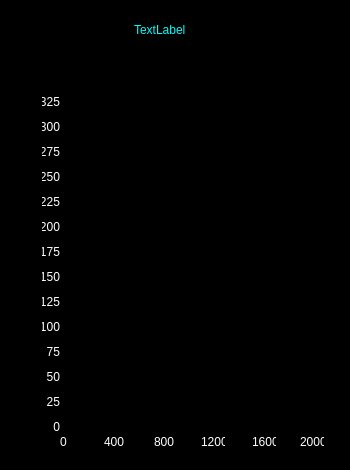
    <widget class="QFrame" name="panHeart">
     <property name="geometry">
      <rect>
       <x>1</x>
       <y>252</y>
       <width>350</width>
       <height>470</height>
      </rect>
     </property>
     <property name="styleSheet">
      <string notr="true">color: rgb(255, 255, 255);
background-color: rgb(0, 0, 0);</string>
     </property>
     <property name="frameShape">
      <enum>QFrame::StyledPanel</enum>
     </property>
     <property name="frameShadow">
      <enum>QFrame::Raised</enum>
     </property>
     <widget class="QLabel" name="lblR_R1">
      <property name="geometry">
       <rect>
        <x>134</x>
        <y>23</y>
        <width>65</width>
        <height>13</height>
       </rect>
      </property>
      <property name="styleSheet">
       <string notr="true">color: rgb(0, 255, 255);</string>
      </property>
      <property name="text">
       <string>TextLabel</string>
      </property>
     </widget>
     <widget class="QCustomPlot" name="imgR_R" native="true">
      <property name="geometry">
       <rect>
        <x>64</x>
        <y>96</y>
        <width>252</width>
        <height>336</height>
       </rect>
      </property>
     </widget>
     <widget class="QLabel" name="label_37">
      <property name="geometry">
       <rect>
        <x>42</x>
        <y>220</y>
        <width>18</width>
        <height>13</height>
       </rect>
      </property>
      <property name="text">
       <string>200</string>
      </property>
      <property name="alignment">
       <set>Qt::AlignRight|Qt::AlignTrailing|Qt::AlignVCenter</set>
      </property>
     </widget>
     <widget class="QLabel" name="label_38">
      <property name="geometry">
       <rect>
        <x>42</x>
        <y>245</y>
        <width>18</width>
        <height>13</height>
       </rect>
      </property>
      <property name="text">
       <string>175</string>
      </property>
      <property name="alignment">
       <set>Qt::AlignRight|Qt::AlignTrailing|Qt::AlignVCenter</set>
      </property>
     </widget>
     <widget class="QLabel" name="label_39">
      <property name="geometry">
       <rect>
        <x>42</x>
        <y>270</y>
        <width>18</width>
        <height>13</height>
       </rect>
      </property>
      <property name="text">
       <string>150</string>
      </property>
      <property name="alignment">
       <set>Qt::AlignRight|Qt::AlignTrailing|Qt::AlignVCenter</set>
      </property>
     </widget>
     <widget class="QLabel" name="label_40">
      <property name="geometry">
       <rect>
        <x>42</x>
        <y>295</y>
        <width>18</width>
        <height>13</height>
       </rect>
      </property>
      <property name="text">
       <string>125</string>
      </property>
      <property name="alignment">
       <set>Qt::AlignRight|Qt::AlignTrailing|Qt::AlignVCenter</set>
      </property>
     </widget>
     <widget class="QLabel" name="label_41">
      <property name="geometry">
       <rect>
        <x>42</x>
        <y>320</y>
        <width>18</width>
        <height>13</height>
       </rect>
      </property>
      <property name="text">
       <string>100</string>
      </property>
      <property name="alignment">
       <set>Qt::AlignRight|Qt::AlignTrailing|Qt::AlignVCenter</set>
      </property>
     </widget>
     <widget class="QLabel" name="label_42">
      <property name="geometry">
       <rect>
        <x>42</x>
        <y>345</y>
        <width>18</width>
        <height>13</height>
       </rect>
      </property>
      <property name="text">
       <string>75</string>
      </property>
      <property name="alignment">
       <set>Qt::AlignRight|Qt::AlignTrailing|Qt::AlignVCenter</set>
      </property>
     </widget>
     <widget class="QLabel" name="label_43">
      <property name="geometry">
       <rect>
        <x>42</x>
        <y>370</y>
        <width>18</width>
        <height>13</height>
       </rect>
      </property>
      <property name="text">
       <string>50</string>
      </property>
      <property name="alignment">
       <set>Qt::AlignRight|Qt::AlignTrailing|Qt::AlignVCenter</set>
      </property>
     </widget>
     <widget class="QLabel" name="label_44">
      <property name="geometry">
       <rect>
        <x>42</x>
        <y>395</y>
        <width>18</width>
        <height>13</height>
       </rect>
      </property>
      <property name="text">
       <string>25</string>
      </property>
      <property name="alignment">
       <set>Qt::AlignRight|Qt::AlignTrailing|Qt::AlignVCenter</set>
      </property>
     </widget>
     <widget class="QLabel" name="label_45">
      <property name="geometry">
       <rect>
        <x>42</x>
        <y>420</y>
        <width>18</width>
        <height>13</height>
       </rect>
      </property>
      <property name="text">
       <string>0</string>
      </property>
      <property name="alignment">
       <set>Qt::AlignRight|Qt::AlignTrailing|Qt::AlignVCenter</set>
      </property>
     </widget>
     <widget class="QLabel" name="label_46">
      <property name="geometry">
       <rect>
        <x>60</x>
        <y>435</y>
        <width>24</width>
        <height>13</height>
       </rect>
      </property>
      <property name="text">
       <string>0</string>
      </property>
      <property name="alignment">
       <set>Qt::AlignLeading|Qt::AlignLeft|Qt::AlignVCenter</set>
      </property>
     </widget>
     <widget class="QLabel" name="label_47">
      <property name="geometry">
       <rect>
        <x>104</x>
        <y>435</y>
        <width>24</width>
        <height>13</height>
       </rect>
      </property>
      <property name="text">
       <string>400</string>
      </property>
      <property name="alignment">
       <set>Qt::AlignLeading|Qt::AlignLeft|Qt::AlignVCenter</set>
      </property>
     </widget>
     <widget class="QLabel" name="label_48">
      <property name="geometry">
       <rect>
        <x>154</x>
        <y>435</y>
        <width>24</width>
        <height>13</height>
       </rect>
      </property>
      <property name="text">
       <string>800</string>
      </property>
      <property name="alignment">
       <set>Qt::AlignLeading|Qt::AlignLeft|Qt::AlignVCenter</set>
      </property>
     </widget>
     <widget class="QLabel" name="label_49">
      <property name="geometry">
       <rect>
        <x>201</x>
        <y>435</y>
        <width>24</width>
        <height>13</height>
       </rect>
      </property>
      <property name="text">
       <string>1200</string>
      </property>
      <property name="alignment">
       <set>Qt::AlignLeading|Qt::AlignLeft|Qt::AlignVCenter</set>
      </property>
     </widget>
     <widget class="QLabel" name="label_50">
      <property name="geometry">
       <rect>
        <x>252</x>
        <y>435</y>
        <width>24</width>
        <height>13</height>
       </rect>
      </property>
      <property name="text">
       <string>1600</string>
      </property>
      <property name="alignment">
       <set>Qt::AlignLeading|Qt::AlignLeft|Qt::AlignVCenter</set>
      </property>
     </widget>
     <widget class="QLabel" name="label_51">
      <property name="geometry">
       <rect>
        <x>300</x>
        <y>435</y>
        <width>24</width>
        <height>13</height>
       </rect>
      </property>
      <property name="text">
       <string>2000</string>
      </property>
      <property name="alignment">
       <set>Qt::AlignLeading|Qt::AlignLeft|Qt::AlignVCenter</set>
      </property>
     </widget>
     <widget class="QLabel" name="label_52">
      <property name="geometry">
       <rect>
        <x>42</x>
        <y>170</y>
        <width>18</width>
        <height>13</height>
       </rect>
      </property>
      <property name="text">
       <string>250</string>
      </property>
      <property name="alignment">
       <set>Qt::AlignRight|Qt::AlignTrailing|Qt::AlignVCenter</set>
      </property>
     </widget>
     <widget class="QLabel" name="label_53">
      <property name="geometry">
       <rect>
        <x>42</x>
        <y>95</y>
        <width>18</width>
        <height>13</height>
       </rect>
      </property>
      <property name="text">
       <string>325</string>
      </property>
      <property name="alignment">
       <set>Qt::AlignRight|Qt::AlignTrailing|Qt::AlignVCenter</set>
      </property>
     </widget>
     <widget class="QLabel" name="label_71">
      <property name="geometry">
       <rect>
        <x>42</x>
        <y>145</y>
        <width>18</width>
        <height>13</height>
       </rect>
      </property>
      <property name="text">
       <string>275</string>
      </property>
      <property name="alignment">
       <set>Qt::AlignRight|Qt::AlignTrailing|Qt::AlignVCenter</set>
      </property>
     </widget>
     <widget class="QLabel" name="label_72">
      <property name="geometry">
       <rect>
        <x>42</x>
        <y>195</y>
        <width>18</width>
        <height>13</height>
       </rect>
      </property>
      <property name="text">
       <string>225</string>
      </property>
      <property name="alignment">
       <set>Qt::AlignRight|Qt::AlignTrailing|Qt::AlignVCenter</set>
      </property>
     </widget>
     <widget class="QLabel" name="label_73">
      <property name="geometry">
       <rect>
        <x>42</x>
        <y>120</y>
        <width>18</width>
        <height>13</height>
       </rect>
      </property>
      <property name="text">
       <string>300</string>
      </property>
      <property name="alignment">
       <set>Qt::AlignRight|Qt::AlignTrailing|Qt::AlignVCenter</set>
      </property>
     </widget>
    </widget>
